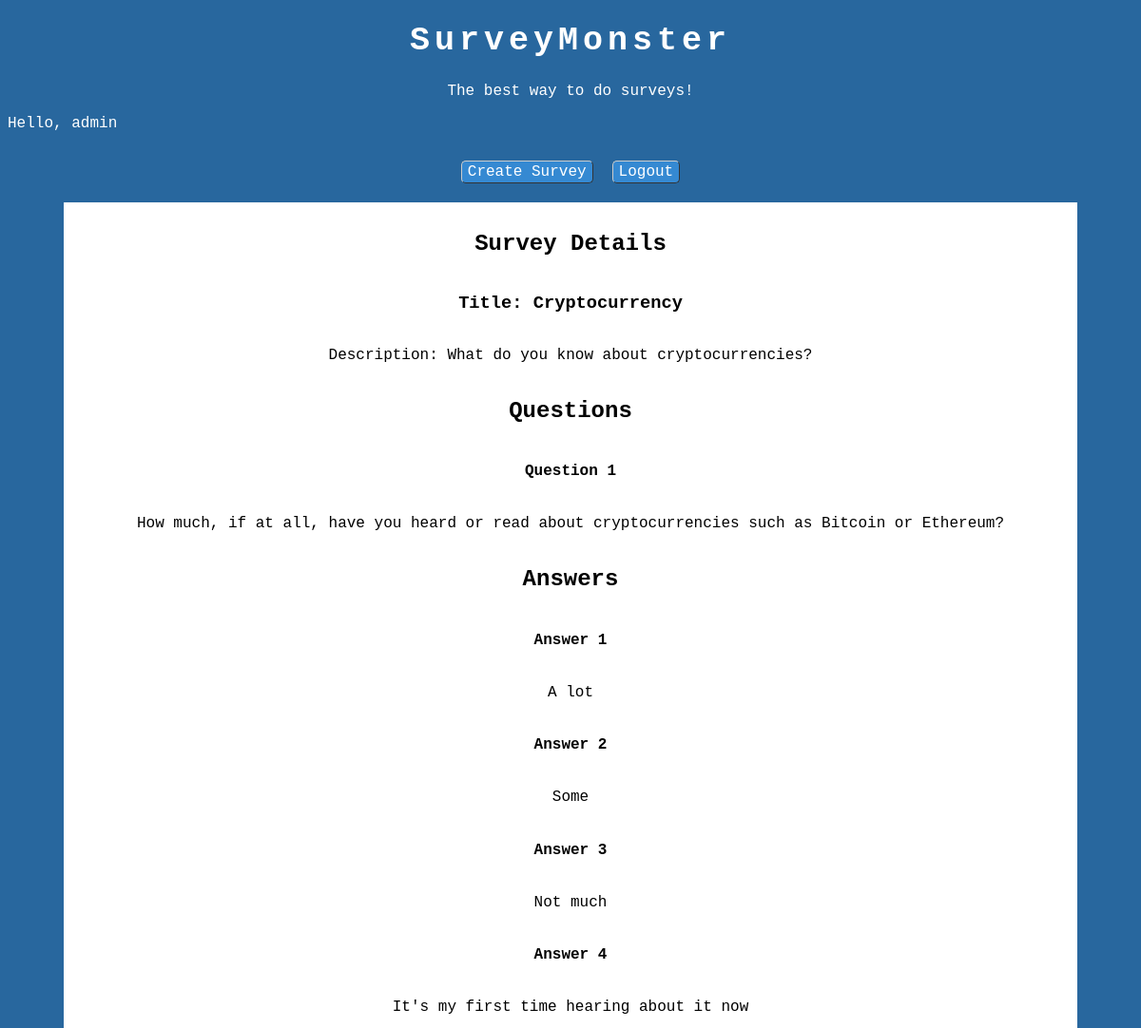
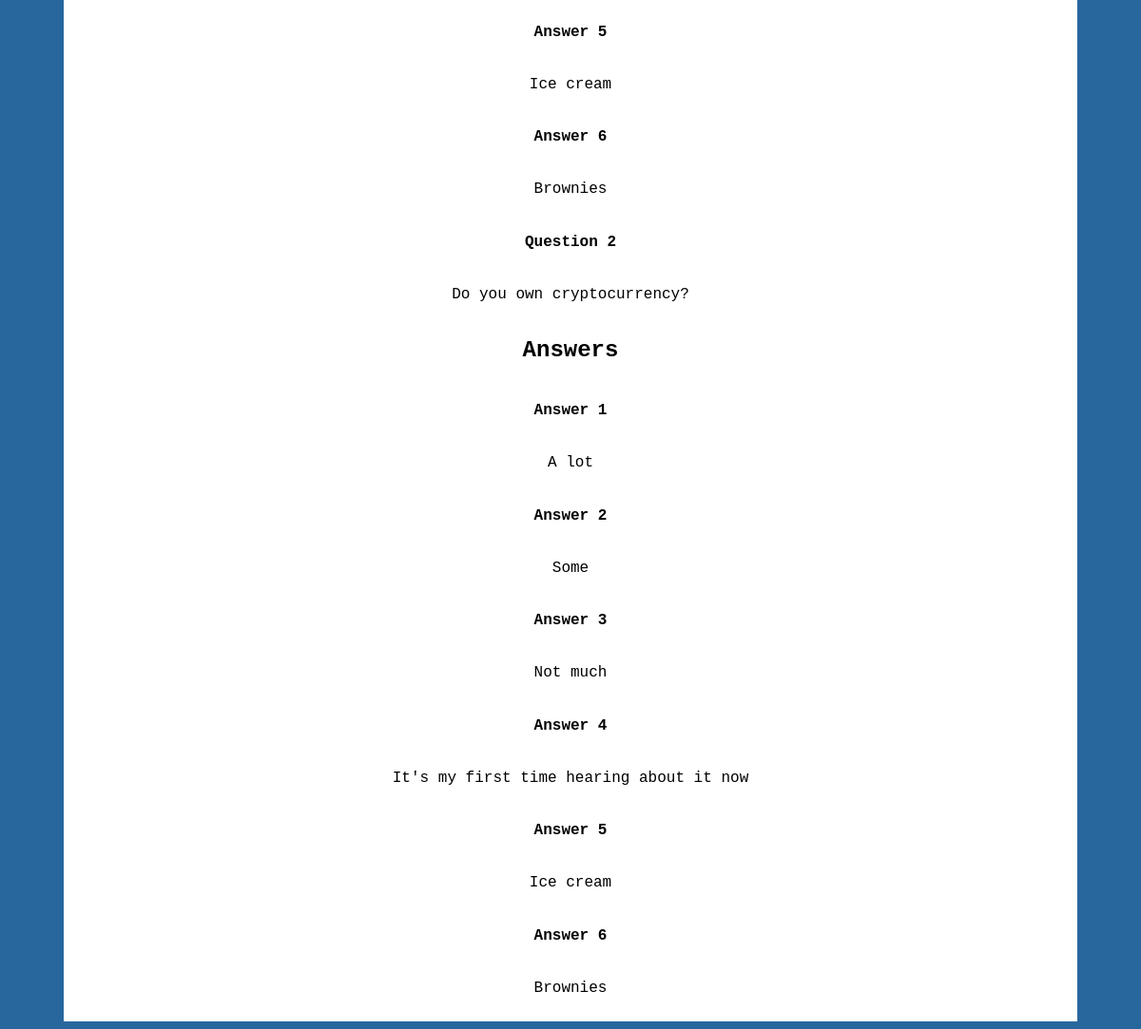
The page /viewSurvey.php?survey_id=1 (signed in) on the database its author committed (2 pictures, top to bottom).
### tables this page shows
CREATE TABLE `entity_survey` (
  `survey_id` int(10) NOT NULL,
  `title` varchar(50) DEFAULT NULL,
  `is_active` tinyint(1) DEFAULT NULL,
  `numQuestions` int(7) DEFAULT NULL,
  `description` varchar(200) DEFAULT NULL,
  PRIMARY KEY (`survey_id`)
);

CREATE TABLE `x_survey_question_answer` (
  `x_survey_question_answer` int(7) NOT NULL,
  `survey_id` int(10) DEFAULT NULL,
  `question_id` int(10) DEFAULT NULL,
  `answer_id` int(10) DEFAULT NULL,
  PRIMARY KEY (`x_survey_question_answer`)
);

### viewSurvey.php (the view, shortened to what this page needs)
<?php
include 'connection-inc.php';
$surveyId = $_GET['survey_id'];
function getSurvey($conn, $surveyId) {
    $query = "SELECT * FROM entity_survey WHERE survey_id = '$surveyId'";
    $result = $conn->query($query);
    $survey = $result->fetch_assoc();
    return $survey;
}
function getQuestions($conn, $surveyId) {
    $query = "SELECT * FROM x_survey_question WHERE survey_id = '$surveyId'";
    $result = $conn->query($query);
    $questions = array();
    while ($row = $result->fetch_assoc()) {
        $questionId = $row['question_id'];
        $questionText = getQText($conn, $questionId);
        $row['question'] = $questionText;
        $questions[] = $row;
    }
    return $questions;
}
function getQText($conn, $questionId) {
    $query = "SELECT question FROM entity_question WHERE question_id = '$questionId'";
    $result = $conn->query($query);
    $question = $result->fetch_assoc();
    return $question['question'];
}
function getAnswers($conn, $surveyId) {
    $query = "SELECT * FROM x_survey_question_answer WHERE survey_id = '$surveyId'";
    $result = $conn->query($query);
    $answers = array();
    while ($row = $result->fetch_assoc()) {
        $answerId = $row['answer_id'];
        $answerText = getAnswerText($conn, $answerId);
        $row['option'] = $answerText;
        $answers[] = $row;
    }
    return $answers;
}
function getAnswerText($conn, $answerId) {
    $query = "SELECT option FROM entity_option WHERE option_id = '$answerId'";
    $result = $conn->query($query);
    $answer = $result->fetch_assoc();
    return $answer['option'];
}
$survey = getSurvey($conn, $surveyId);
$questions = getQuestions($conn, $surveyId);
$answers= getAnswers($conn, $surveyId);
?>
<!DOCTYPE html>
<html lang="en">
    <head>
        <link rel="stylesheet" href="styles.css">
    </head>
    <body>
        <h1 id="title">SurveyMonster</h1>
        <p id="motto">The best way to do surveys!</p>
        <?php
        echo 'Hello, ' . $_SESSION['user_name'];
        echo '<div class="container btn-container">
        <a class="buttons" href="newSurvey.php">Create Survey</a>
        <a class="buttons" href="logout.php">Logout</a>
    </div>';
        ?>
        <div class="surv-container">
            <h2>Survey Details</h2>
            <h3>Title: <?php echo $survey['title']; ?></h3>
            <p>Description: <?php echo $survey['description']; ?></p>
            <h2>Questions</h2>
            <?php foreach ($questions as $question): ?>
                <h4>Question <?php echo $question['question_id']; ?></h4>
                <p><?php echo $question['question']; ?></p>
                <h2>Answers</h2>
                <?php foreach ($answers as $answer): ?>
                    <h4>Answer <?php echo $answer['answer_id']; ?></h4>
                    <p><?php echo $answer['option']; ?></p>
                <?php endforeach; ?>
            <?php endforeach; ?>
        </div>
    </body>
</html>

### styles.css (style rules this page uses)
* { box-sizing: border-box; }
body { color: white; }
#motto { text-align: center; }
body { background-color: #28679E; font-family: Courier, sans-serif; }
.container { text-align: center; color: black; margin: 0 auto; }
#title { text-align: center; font-size: 35px; letter-spacing: 5px; }
a { color: #3589D2; text-decoration: none; }
.btn-container { width: 100%; margin-top: 20px; display: flex; justify-content: center; }
.surv-container { color: black; margin: 0 auto; width: 90%; margin-top: 10px; padding: 10px; background-color: white; overflow-x: auto; display: flex; flex-direction: column; align-items: center; }
.buttons { text-decoration: none; background-color: #3589D2; color: white; border-radius: 5px; margin: 10px; padding: 2px 6px 2px 6px; border-top: 1px solid #CCCCCC; border-right: 1px solid #333333; border-bottom: 1px solid #333333; border-left: 1px solid #CCCCCC; }

### rows shown on the page
entity_survey: title "Cryptocurrency", description "What do you know about cryptocurrencies?"
x_survey_question_answer: answer "3", option "Not much"
x_survey_question_answer: answer "4", option "It's my first time hearing about it now"
x_survey_question_answer: answer "5", option "Ice cream"
x_survey_question_answer: answer "6", option "Brownies"

### other values the page prints
$_SESSION['user_name'] "admin"
$question['question_id'] "1"
$question['question'] "How much, if at all, have you heard or read about cryptocurrencies such as Bitcoin or Ethereum?"
$answer['answer_id'] "1"
$answer['option'] "A lot"
$answer['answer_id'] "2"
$answer['option'] "Some"
$question['question_id'] "2"
$question['question'] "Do you own cryptocurrency?"
